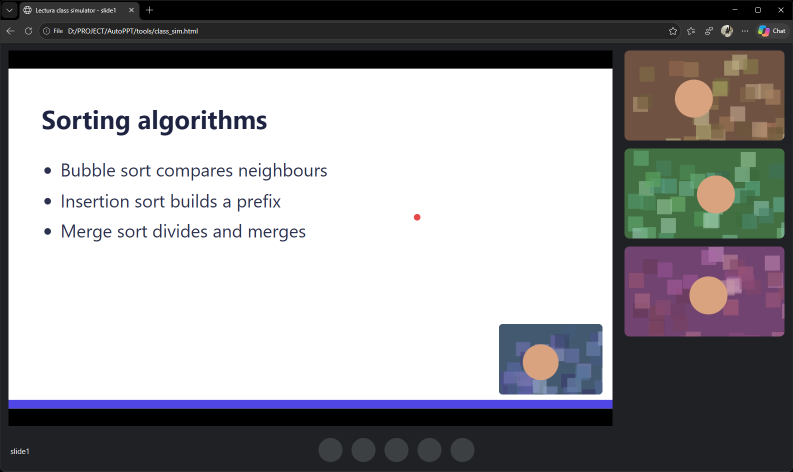
#> input picture tests/fixtures/sim_window_slide1.png, 1586 x 943 px (shown at 1/2 size)
$ python -i autocrop.py   (imports and definitions only)
#> lines starting #> are read from the running program, lines starting #| are printed output that depends on the picture
"""Find the shared-screen / slide rectangle inside a window, and trim letterbox bars."""

from __future__ import annotations

import cv2
import numpy as np

Rect = tuple[int, int, int, int]  # x, y, w, h

STANDARD_RATIOS = (4 / 3, 16 / 9, 16 / 10, 3 / 2, 5 / 4, 21 / 9, 1.0)


# ------------------------------------------------------------------ letterbox trim

def _uniform_run(lines: np.ndarray, tol: float) -> int:
    """Number of leading lines (rows of `lines`) that are uniform and of one colour."""
    if len(lines) == 0:
        return 0
    ref = np.median(lines[0])
    n = 0
    for line in lines:
        if line.std() > tol or abs(float(np.median(line)) - ref) > 6:
            break
        n += 1
    return n


def _bar_width(lines: np.ndarray, tol: float, max_skip: int = 2) -> int:
    """Width of a uniform bar at the start of `lines`, ignoring up to `max_skip`
    blended boundary lines (anti-aliasing from scaling)."""
    for skip in range(max_skip + 1):
        n = _uniform_run(lines[skip:], tol)
        if n >= 3:
            return skip + n
    return 0


def _near_standard(ratio: float, tol: float = 0.03) -> bool:
    return any(abs(ratio - r) / r <= tol for r in STANDARD_RATIOS)


def find_letterbox(img: np.ndarray, tol: float = 3.0) -> Rect | None:
    """Inner content rect if the image has symmetric uniform bars around a
    standard-ratio picture (black bars of a shared screen); otherwise None.

    The symmetry + standard-ratio rule stops it from cropping a whiteboard or
    blackboard down to the ink.
    """
    g = img if img.ndim == 2 else cv2.cvtColor(img, cv2.COLOR_BGR2GRAY)
    g = g.astype(np.float32)
    h, w = g.shape
    if h < 40 or w < 40:
        return None
    top = _bar_width(g, tol)
    bottom = _bar_width(g[::-1], tol)
    left = _bar_width(g.T, tol)
    right = _bar_width(g.T[::-1], tol)
    if top >= h // 2 or left >= w // 2:
        return None  # whole image uniform

    def symmetric(a: int, b: int, size: int) -> bool:
        return a > 2 and b > 2 and abs(a - b) <= max(4, int(0.02 * size))

    options: list[Rect] = []
    lr = symmetric(left, right, w)
    tb = symmetric(top, bottom, h)
    if lr:
        options.append((left, 0, w - left - right, h))
    if tb:
        options.append((0, top, w, h - top - bottom))
    if lr and tb:
        options.append((left, top, w - left - right, h - top - bottom))
    best = None
    for x, y, rw, rh in options:
        if rw * rh < 0.35 * w * h or rw <= 0 or rh <= 0:
            continue
        if not _near_standard(rw / rh):
            continue
        if best is None or rw * rh < best[2] * best[3]:
            best = (x, y, rw, rh)
    return best


def trim_uniform_border(img: np.ndarray) -> np.ndarray:
    box = find_letterbox(img)
    if box is None:
        return img
    x, y, w, h = box
    return img[y:y + h, x:x + w].copy()


# ------------------------------------------------------------------ content rect

def _candidates(gray: np.ndarray) -> list[Rect]:
    h, w = gray.shape
    rects: list[Rect] = []

    # 1) Regions that differ from the window background colour (Meet tiles, slide boxes).
    border = np.concatenate([gray[0], gray[-1], gray[:, 0], gray[:, -1]])
    for bg in {int(np.bincount(border, minlength=256).argmax()),
               int(np.bincount(gray[h // 8:].ravel(), minlength=256).argmax())}:
        fg = (np.abs(gray.astype(np.int16) - bg) > 10).astype(np.uint8)
        fg = cv2.morphologyEx(fg, cv2.MORPH_CLOSE, np.ones((5, 5), np.uint8))
        n, _, stats, _ = cv2.connectedComponentsWithStats(fg, connectivity=4)
        for i in range(1, n):
            x, y, rw, rh, area = stats[i]
            rects.append((int(x), int(y), int(rw), int(rh)))

    # 2) Strong straight-edged rectangles.
    edges = cv2.Canny(gray, 40, 120)
    edges = cv2.dilate(edges, np.ones((3, 3), np.uint8))
    contours, _ = cv2.findContours(edges, cv2.RETR_LIST, cv2.CHAIN_APPROX_SIMPLE)
    for c in contours:
        x, y, rw, rh = cv2.boundingRect(c)
        if rw * rh < 0.1 * w * h:
            continue
        approx = cv2.approxPolyDP(c, 0.02 * cv2.arcLength(c, True), True)
        if len(approx) == 4:
            rects.append((x, y, rw, rh))
    return rects


def _edge_support(gray: np.ndarray, r: Rect) -> float:
    """How strongly the rectangle's outline is visible (0..1)."""
    x, y, rw, rh = r
    h, w = gray.shape
    g = gray.astype(np.int16)
    scores = []
    if y >= 2:
        scores.append(np.mean(np.abs(g[y, x:x + rw] - g[y - 2, x:x + rw]) > 8))
    if y + rh + 1 < h:
        scores.append(np.mean(np.abs(g[y + rh - 1, x:x + rw] - g[y + rh + 1, x:x + rw]) > 8))
    if x >= 2:
        scores.append(np.mean(np.abs(g[y:y + rh, x] - g[y:y + rh, x - 2]) > 8))
    if x + rw + 1 < w:
        scores.append(np.mean(np.abs(g[y:y + rh, x + rw - 1] - g[y:y + rh, x + rw + 1]) > 8))
    return float(np.mean(scores)) if scores else 0.0


def detect_content_rect(frame: np.ndarray) -> Rect:
    """Best guess of the slide / shared-screen area in a full window frame."""
    h0, w0 = frame.shape[:2]
    scale = min(1.0, 960 / w0)
    small = cv2.resize(frame, (max(1, int(w0 * scale)), max(1, int(h0 * scale))),
                       interpolation=cv2.INTER_AREA) if scale < 1 else frame
    gray = cv2.cvtColor(small, cv2.COLOR_BGR2GRAY) if small.ndim == 3 else small
    h, w = gray.shape

    def expanded():
        """Each candidate, plus the picture inside it if it has letterbox bars
        (a tall black Meet tile holding a 16:9 slide is itself not slide-shaped)."""
        for r in _candidates(gray):
            yield r, False
            x, y, rw, rh = r
            inner = find_letterbox(gray[y:y + rh, x:x + rw])
            if inner is not None:
                ix, iy, iw, ih = inner
                yield (x + ix, y + iy, iw, ih), True

    scored: list[tuple[float, Rect]] = []
    seen = set()
    for r, from_letterbox in expanded():
        x, y, rw, rh = r
        key = (x // 4, y // 4, rw // 4, rh // 4)
        if key in seen:
            continue
        seen.add(key)
        area = rw * rh / (w * h)
        if area < (0.06 if from_letterbox else 0.15) or area > 0.98:
            continue
        ratio = rw / rh
        if not 0.9 <= ratio <= 2.6:
            continue
        support = _edge_support(gray, r)
        ratio_bonus = 1.15 if _near_standard(ratio, 0.04) else 1.0
        score = area * (0.4 + support) * ratio_bonus
        # The whole web-page area (touching the window's sides and bottom) is almost never
        # the slide itself; prefer a tile inside it.
        touches = sum((x <= 3, y <= 3, x + rw >= w - 3, y + rh >= h - 3))
        if touches >= 3:
            score *= 0.12
        scored.append((score, r))

    if not scored:
        return (0, 0, w0, h0)
    best_score, best = max(scored)
    # A slide with a coloured footer/header band yields two near-identical candidates:
    # the whole slide and the plain area inside it. Prefer the enclosing one.
    bx, by, bw, bh = best
    for score, r in sorted(scored, key=lambda s: -s[1][2] * s[1][3]):
        x, y, rw, rh = r
        if (r != best and x <= bx + 2 and y <= by + 2 and x + rw >= bx + bw - 2
                and y + rh >= by + bh - 2 and rw * rh <= 1.2 * bw * bh
                and score >= 0.85 * best_score and _near_standard(rw / rh, 0.04)):
            best = r
            break
    x, y, rw, rh = best
    # back to full resolution
    x, y = int(round(x / scale)), int(round(y / scale))
    rw, rh = int(round(rw / scale)), int(round(rh / scale))
    x, y = max(0, x), max(0, y)
    rw, rh = min(rw, w0 - x), min(rh, h0 - y)
    x, y, rw, rh = _snap_edges(frame, (x, y, rw, rh), reach=int(round(2 / scale)) + 3)
    inner = find_letterbox(frame[y:y + rh, x:x + rw])
    if inner is not None:
        ix, iy, iw, ih = inner
        x, y, rw, rh = x + ix, y + iy, iw, ih
    return (x, y, rw, rh)


def _snap_edges(frame: np.ndarray, r: Rect, reach: int) -> Rect:
    """Move each edge (within `reach` px) onto the strongest straight boundary at full
    resolution; the candidate search runs on a smaller copy and is a few px off."""
    g = frame if frame.ndim == 2 else cv2.cvtColor(frame, cv2.COLOR_BGR2GRAY)
    g = g.astype(np.float32)
    H, W = g.shape
    x, y, w, h = r
    x1, y1 = x + w, y + h  # exclusive

    def best_col(c: int, top: int, bottom: int) -> int:
        lo, hi = max(1, c - reach), min(W - 1, c + reach)
        if hi <= lo or bottom - top < 10:
            return c
        band = g[top:bottom]
        strength = np.abs(band[:, lo:hi + 1] - band[:, lo - 1:hi]).mean(axis=0)
        k = int(np.argmax(strength))
        here = strength[min(max(c - lo, 0), len(strength) - 1)]
        return lo + k if strength[k] > 1.5 * here + 2 else c

    def best_row(rw_: int, left: int, right: int) -> int:
        lo, hi = max(1, rw_ - reach), min(H - 1, rw_ + reach)
        if hi <= lo or right - left < 10:
            return rw_
        band = g[:, left:right]
        strength = np.abs(band[lo:hi + 1] - band[lo - 1:hi]).mean(axis=1)
        k = int(np.argmax(strength))
        here = strength[min(max(rw_ - lo, 0), len(strength) - 1)]
        return lo + k if strength[k] > 1.5 * here + 2 else rw_

    # use the middle 80% of each edge so neighbouring corners don't interfere
    my0, my1 = y + h // 10, y1 - h // 10
    mx0, mx1 = x + w // 10, x1 - w // 10
    nx, nx1 = best_col(x, my0, my1), best_col(x1, my0, my1)
    ny, ny1 = best_row(y, mx0, mx1), best_row(y1, mx0, mx1)
    if nx1 - nx < 0.8 * w or ny1 - ny < 0.8 * h:
        return r
    return (nx, ny, nx1 - nx, ny1 - ny)


# ------------------------------------------------------------------ relative rects

def to_fraction(rect: Rect, frame_w: int, frame_h: int) -> tuple[float, float, float, float]:
    x, y, w, h = rect
    return (x / frame_w, y / frame_h, w / frame_w, h / frame_h)


def from_fraction(frac, frame_w: int, frame_h: int) -> Rect:
    fx, fy, fw, fh = frac
    x, y = int(round(fx * frame_w)), int(round(fy * frame_h))
    w, h = int(round(fw * frame_w)), int(round(fh * frame_h))
    x, y = min(max(0, x), frame_w - 1), min(max(0, y), frame_h - 1)
    return (x, y, max(1, min(w, frame_w - x)), max(1, min(h, frame_h - y)))

>>> import cv2
>>> picture = cv2.imread('../tests/fixtures/sim_window_slide1.png')
#> picture is the input picture: shape (943, 1586, 3); mean B, G, R 155.7, 153.2, 154.4
>>> result = detect_content_rect(picture)
#> in _snap_edges, `g = frame if frame.ndim == 2 else cv2.cvtColor(frame, cv2.COLOR_BGR2GR..`:
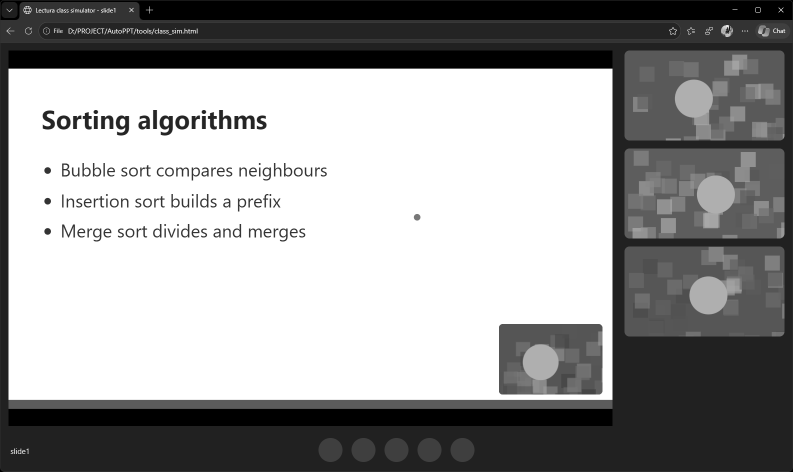
#> g: shape (943, 1586) (shown at 1/2 size); min 0, max 255, mean 153.8
#> in best_col, `band = g[top:bottom]`:
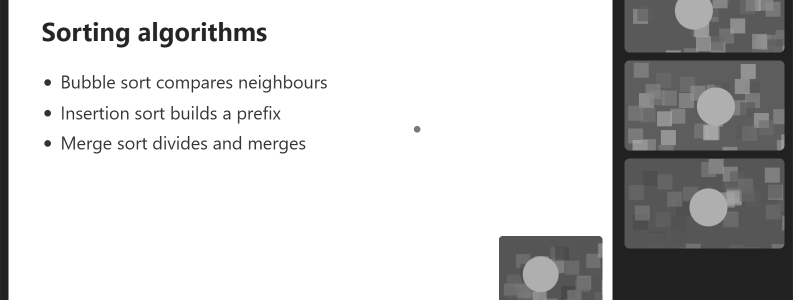
#> band: shape (600, 1586) float32 (shown at 1/2 size); min 33, max 255, mean 205.7
#> in best_col, `strength = np.abs(band[:, lo:hi + 1] - band[:, lo - 1:hi]).mean(axis=0)`: strength = [0, 0, 0, 0, 0, 0, 222, 0, 0, 0, 0, 0, 0]
#> in best_col, `k = int(np.argmax(strength))`: k = 6
#> in best_col, `here = strength[min(max(c - lo, 0), len(strength) - 1)]`: here = 222
#> in _snap_edges, `nx, nx1 = best_col(x, my0, my1), best_col(x1, my0, my1)`: nx = 17; nx1 = 1225
#> in best_row, `band = g[:, left:right]`:
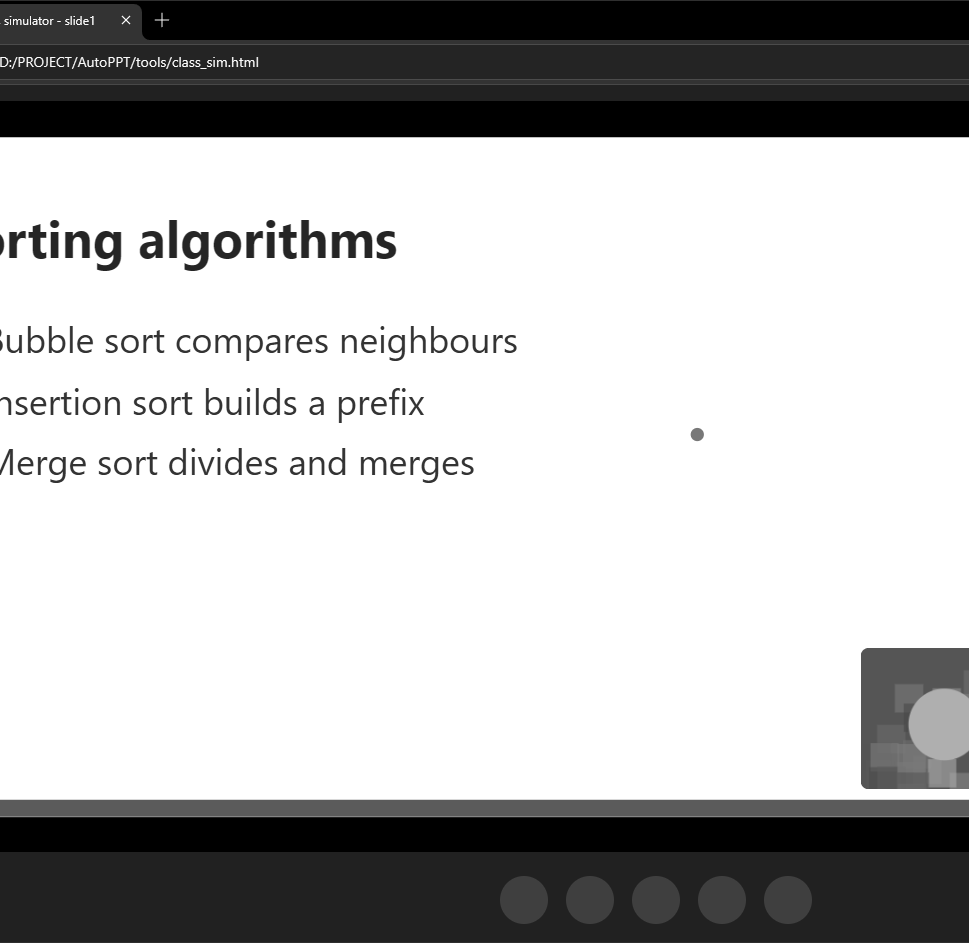
#> band: shape (943, 969) float32; min 0, max 255, mean 181.7
#> in best_row, `strength = np.abs(band[lo:hi + 1] - band[lo - 1:hi]).mean(axis=1)`: strength = [0, 0, 0, 0, 0, 0, 33, 0, 0, 0, 0, 0, 0]
#> in best_row, `k = int(np.argmax(strength))`: k = 6
#> in best_row, `here = strength[min(max(rw_ - lo, 0), len(strength) - 1)]`: here = 33
#> in _snap_edges, `ny, ny1 = best_row(y, mx0, mx1), best_row(y1, mx0, mx1)`: ny = 101; ny1 = 852
#> result = (17, 137, 1208, 681)
